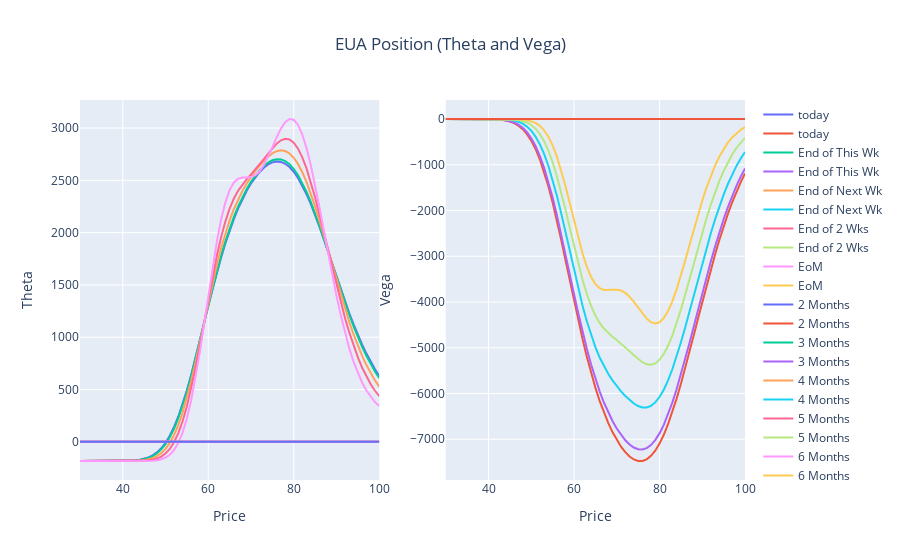

Notebook cell for this chart:
### Code cell
fig = make_subplots(rows=1, cols=2)
for i in range(0,len(fig_t.data)):
    fig.add_trace(fig_t.data[i], row=1, col=1)
    fig.add_trace(fig_v.data[i], row=1, col=2)

fig.update_layout(title={'text': 'Cal26_N Position (Theta and Vega)','x': 0.5,'xanchor': 'center'})

fig.update_xaxes(title_text="Price", row=1, col=1)
fig.update_yaxes(title_text="Theta", row=1, col=1)
fig.update_xaxes(title_text="Price", row=1, col=2)
fig.update_yaxes(title_text="Vega", row=1, col=2)
fig.show()
